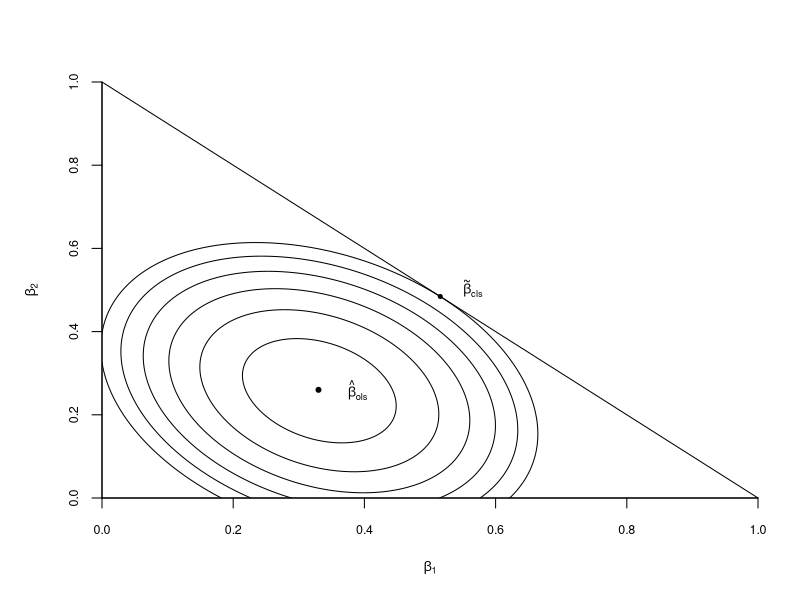
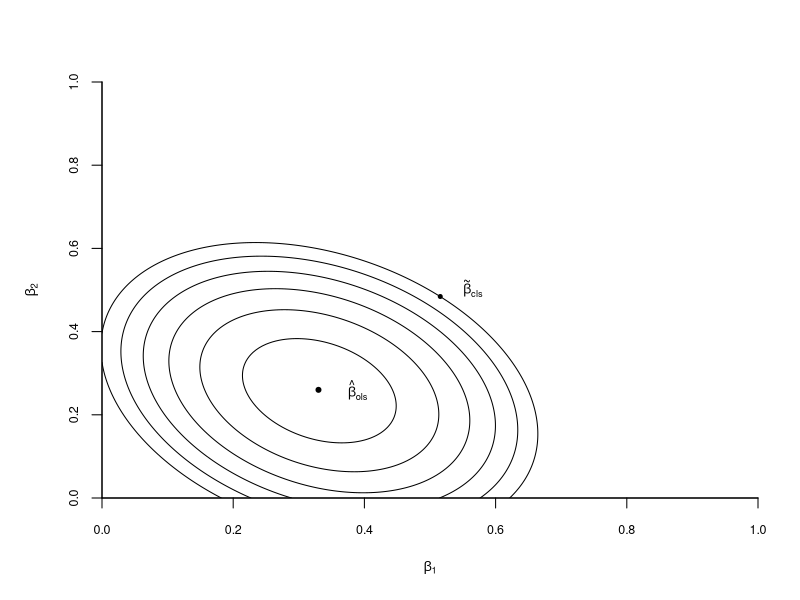

Reproduce these figures in R, in order.
#########################################
### This file generates Figure 8.1,
### Sum-of-Squared Errors Function
### as a function of beta1,beta2
### with constrained least squares example 
#########################################
### Uses package MASS
#########################################

library(MASS)

### generate function for sse
n <- 100
set.seed(3)
mu <- c(0,0)
sigma <- matrix(c(1/4,1/8,1/8,1/4),2)
x<-mvrnorm(n,mu,sigma)
e <- rnorm(n)
x1 <- x[,1]
x2 <- x[,2]
y <- x1*1/3 + x2*1/3 + e

sse <- function (b1,b2) {
  yfit <- x1*b1+x2*b2
  val <- sum((y-yfit)^2)
  return(val)
}
v_sse <- Vectorize(sse)

### draw contour 

b1 <- seq(0,1,0.005)
b2 <- seq(0,1,0.005)
z <- outer(b1,b2,FUN=v_sse)
ind_b <- which(z==min(z),arr.ind=TRUE)
min_b1 <- b1[ind_b[1]]
min_b2 <- b2[ind_b[2]]

### obtain cls
b_ols <- c(min_b1,min_b2)
xx <- solve(t(x)%*%x)
R <- c(1,1)
C <- 1
b_cls <- b_ols - xx%*%R%*%solve(t(R)%*%xx%*%R)%*%(R%*%b_ols-C)
b_cls1 <- b_cls[1]
b_cls2 <- b_cls[2]
sse_cls <- sse(b_cls1,b_cls2)

pdf("HANSEN8-1.pdf",family="Helvetica",colormodel='cmyk',width=4.5,height=4.5)
oldpar <- par(mar=c(5.1,5.1,4.1,2.1))
contour(b1,b2,z,levels=c(103.8,104.2,104.6,105,105.4,105.8),drawlabels=FALSE,xaxs="i",yaxs="i",
        xlab=expression(beta[1]),ylab=expression(beta[2]),bty='l',cex.lab=.8,cex.axis=.75)
points(min_b1,min_b2,pch=20)
text(min_b1+0.06,min_b2,labels=expression(hat(beta)[ols]),cex=.8)
points(b_cls1,b_cls2,pch=20,cex=.8)
text(b_cls1+0.05,b_cls2+0.02,labels=expression(tilde(beta)[cls]),cex=.8)
abline(a=1,b=-1)
par(oldpar)
dev.off()

postscript("HANSEN8-1.eps",paper="special",width=4.5,height=4.5,horizontal=FALSE,onefile=FALSE,family="Helvetica",colormodel='cmyk')
oldpar <- par(mar=c(5.1,5.1,4.1,2.1))
contour(b1,b2,z,levels=c(103.8,104.2,104.6,105,105.4,105.8),drawlabels=FALSE,xaxs="i",yaxs="i",
        xlab=expression(beta[1]),ylab=expression(beta[2]),bty='l',cex.lab=.8,cex.axis=.75)
points(min_b1,min_b2,pch=20)
text(min_b1+0.06,min_b2,labels=expression(hat(beta)[ols]),cex=.8)
points(b_cls1,b_cls2,pch=20,cex=.8)
text(b_cls1+0.05,b_cls2+0.02,labels=expression(tilde(beta)[cls]),cex=.8)
par(oldpar)
dev.off()
